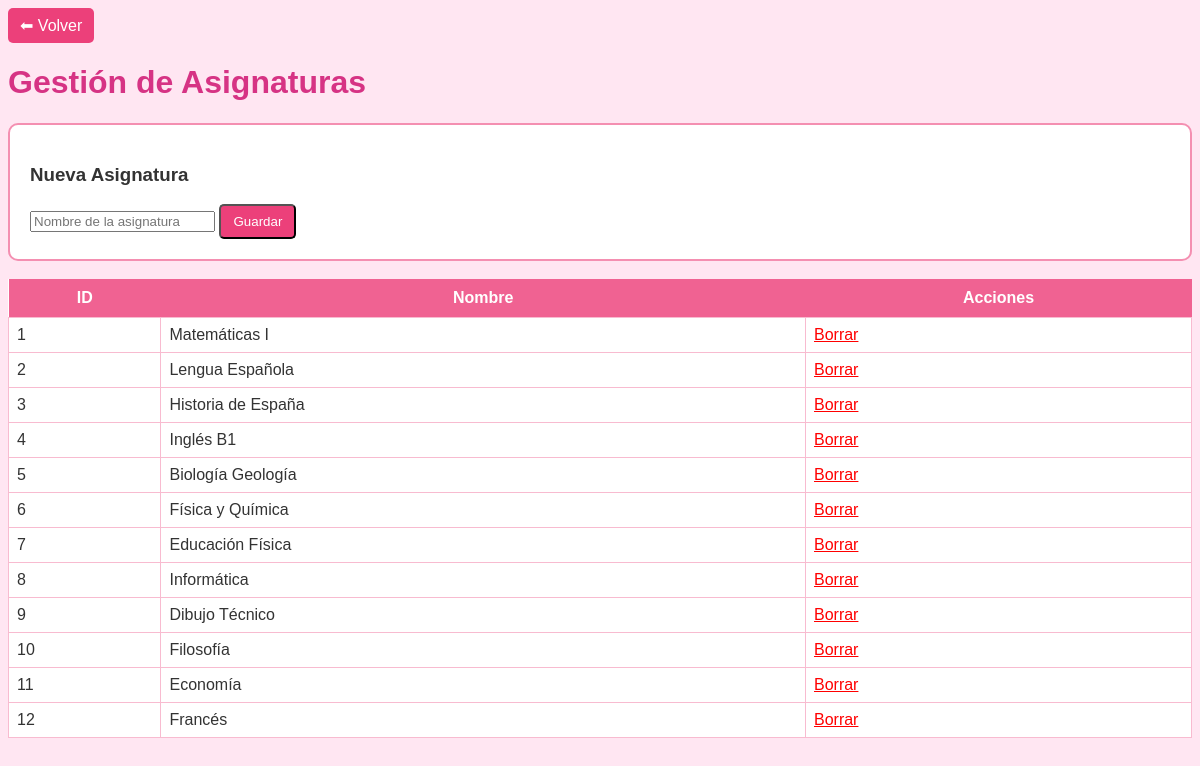
/asignaturas.php, run on the app's committed database.
### tables this page shows
CREATE TABLE asignaturas (
    id INT AUTO_INCREMENT PRIMARY KEY,
    nombre VARCHAR(100),
    borrado TINYINT(1) DEFAULT 0
);

### asignaturas.php (the view, shortened to what this page needs)
<?php
include 'db.php';
$resultado = mysqli_query($conexion, "SELECT * FROM asignaturas WHERE borrado = 0");
?>
<!DOCTYPE html>
<html lang="es">
<head>
    <link rel="stylesheet" href="style.css">
</head>
<body>
    <a href="index.php" class="btn">⬅ Volver</a>
    <h1>Gestión de Asignaturas</h1>
    <form method="POST">
        <h3>Nueva Asignatura</h3>
        <input type="text" name="nombre" placeholder="Nombre de la asignatura" required>
        <button type="submit" name="guardar" class="btn">Guardar</button>
    </form>
    <br>
    <table>
        <thead>
            <tr>
                <th>ID</th>
                <th>Nombre</th>
                <th>Acciones</th>
            </tr>
        </thead>
        <tbody>
            <?php while($row = mysqli_fetch_assoc($resultado)) { ?>
            <tr>
                <td><?php echo $row['id']; ?></td>
                <td><?php echo $row['nombre']; ?></td>
                <td>
                    <a href="asignaturas.php?borrar=<?php echo $row['id']; ?>" style="color: red;">Borrar</a>
                </td>
            </tr>
            <?php } ?>
        </tbody>
    </table>
</body>
</html>

### style.css (style rules this page uses)
body { font-family: Arial, sans-serif; background-color: #ffe6f2; color: #333; }
h1, h2 { color: #d63384; }
table { width: 100%; border-collapse: collapse; background-color: white; }
th { background-color: #f06292; color: white; padding: 10px; }
td { border: 1px solid #f8bbd0; padding: 8px; }
.btn { background-color: #ec407a; color: white; padding: 8px 12px; text-decoration: none; border-radius: 5px; display: inline-block; }
form { background: white; padding: 20px; border-radius: 10px; border: 2px solid #f48fb1; }

### data on the page
asignaturas: id "1", nombre "Matemáticas I"
asignaturas: id "2", nombre "Lengua Española"
asignaturas: id "3", nombre "Historia de España"
asignaturas: id "4", nombre "Inglés B1"
asignaturas: id "5", nombre "Biología Geología"
asignaturas: id "6", nombre "Física y Química"
asignaturas: id "7", nombre "Educación Física"
asignaturas: id "8", nombre "Informática"
asignaturas: id "9", nombre "Dibujo Técnico"
asignaturas: id "10", nombre "Filosofía"
asignaturas: id "11", nombre "Economía"
asignaturas: id "12", nombre "Francés"
